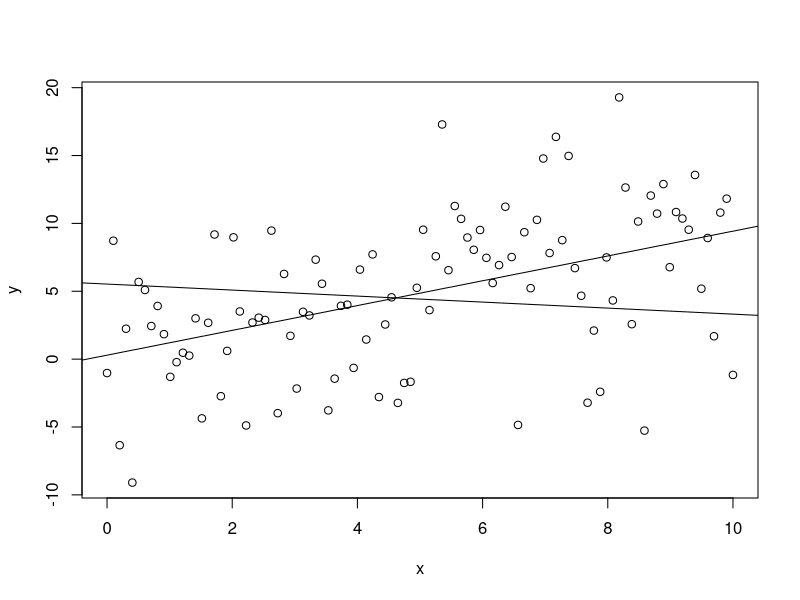
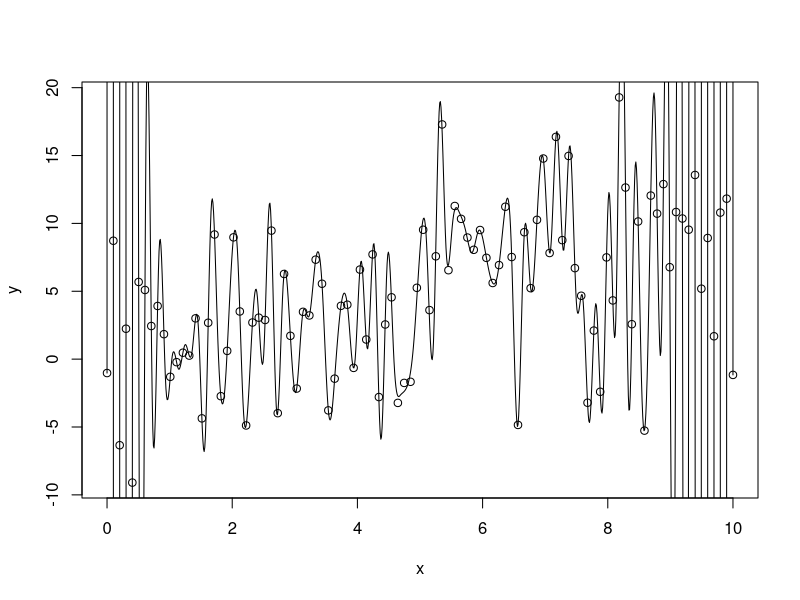
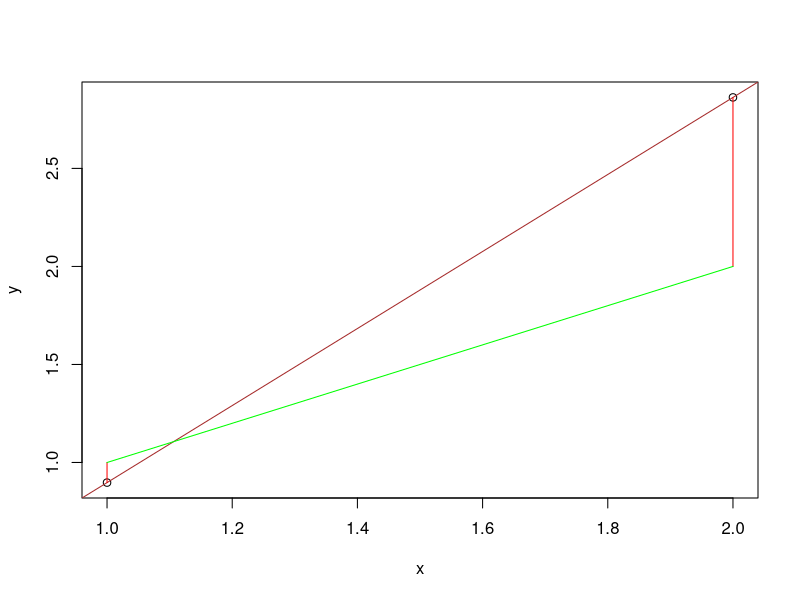
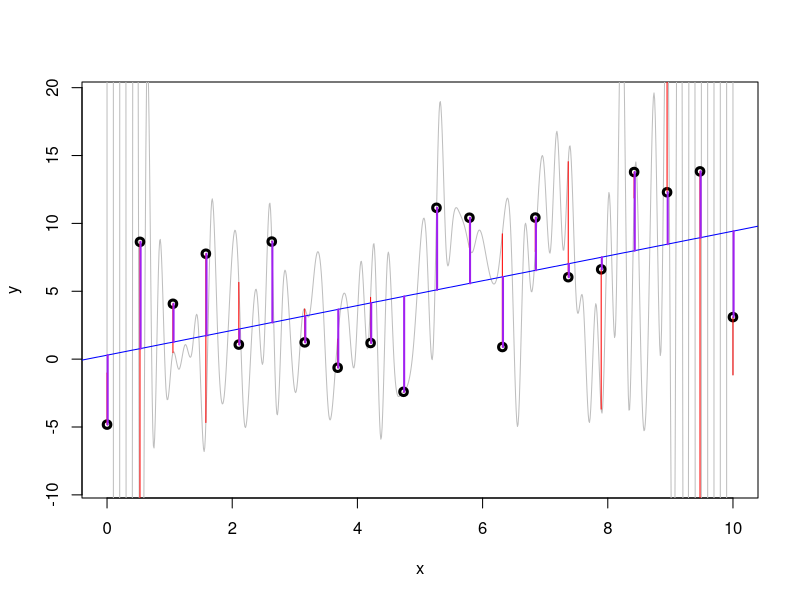

Generate these figures, in order, with R:
library(data.table)
X = fread("medicorp.csv")
head(X)
mod_2 = lm(SALES ~ poly(BONUS, 2), X)
mod_4 = lm(SALES ~ poly(BONUS, 4), X)
anova(mod_2, mod_4, test = "LRT")


######## From previously...
set.seed(422)
n = 100

sigma = 5
x = seq(0, 10, length.out = n)
y = x + rnorm(n, 0, sigma)
plot(x, y)
mod = lm(y ~ x)
abline(mod)
summary(mod)

set.seed(421)
p = 100
Xjunk = matrix(rnorm(n*p), nrow = n)
X = cbind(x, Xjunk)
colnames(X) = c("real", rep("fake", p))

mod = lm(y ~ X[, 1:98])
abline(mod)
summary(mod)

##ditto with just polynomials
library(splines)
mod = lm(y ~ bs(x, df = 98))
plot(x, y)
xstars = seq(min(x), max(x), length.out = 1000)
yhats = predict(mod, data.frame(x = xstars))
points(xstars, yhats, type = "l")
summary(mod)

###overfitting demo
n = 2
set.seed(422)

sigma = 0.5
x = c(1, 2)
f_of_x = x
y = f_of_x + rnorm(n, 0, sigma)
plot(x, y)
mod = lm(y ~ x)
abline(mod, col = "brown")
for (i in 1 : n){
  segments(x[i], y[i], x[i], f_of_x[i], col = "red")
}
points(x, f_of_x, col = "green", type = "l")
summary(mod)


#### overfitting again
##show overfit model
set.seed(422)
n = 100
sigma = 5
x = seq(0, 10, length.out = n)
f_of_x = x
y = f_of_x + rnorm(n, 0, sigma)
library(splines)
mod = lm(y ~ bs(x, df = 98))
summary(mod)
plot(x, y, type = "n")
xstars = seq(min(x), max(x), length.out = 1000)
yhats = predict(mod, data.frame(x = xstars))
points(xstars, yhats, type = "l", col = "grey")
#make new data
nstar = 20
xstar = seq(0, 10, length.out = nstar)
ystar = xstar + rnorm(nstar, 0, sigma)
points(xstar, ystar, lwd = 3)
#plot overfit predictions
ystar_hat_over = predict(mod, data.frame(x = xstar))
for (i in 1 : nstar){
  segments(xstar[i], ystar[i], xstar[i], ystar_hat_over[i], col = "red")
}
#plot non-overfit predictions - overfittedness is in red
simple_mod = lm(y ~ x)
abline(simple_mod, col = "blue")
ystar_hat = predict(simple_mod, data.frame(x = xstar))
for (i in 1 : nstar){
  segments(xstar[i] + 0.01, ystar[i], xstar[i] + 0.01, ystar_hat[i], col = "purple", lwd = 2)
}
#calculate oosSSEs
sse_overfit = sum((ystar - ystar_hat_over)^2)
sse_not_overfit = sum((ystar - ystar_hat)^2)
sse_overfit
sse_not_overfit
sse_overfit / sse_not_overfit
#calculate oosRMSEs
sqrt(sse_overfit / nstar)
sqrt(sse_not_overfit / nstar)
#calculate oosRsq's
Rsq_overfit = cor(ystar_hat_over, ystar)^2
Rsq_not_overfit = cor(ystar_hat, ystar)^2
Rsq_overfit
Rsq_not_overfit